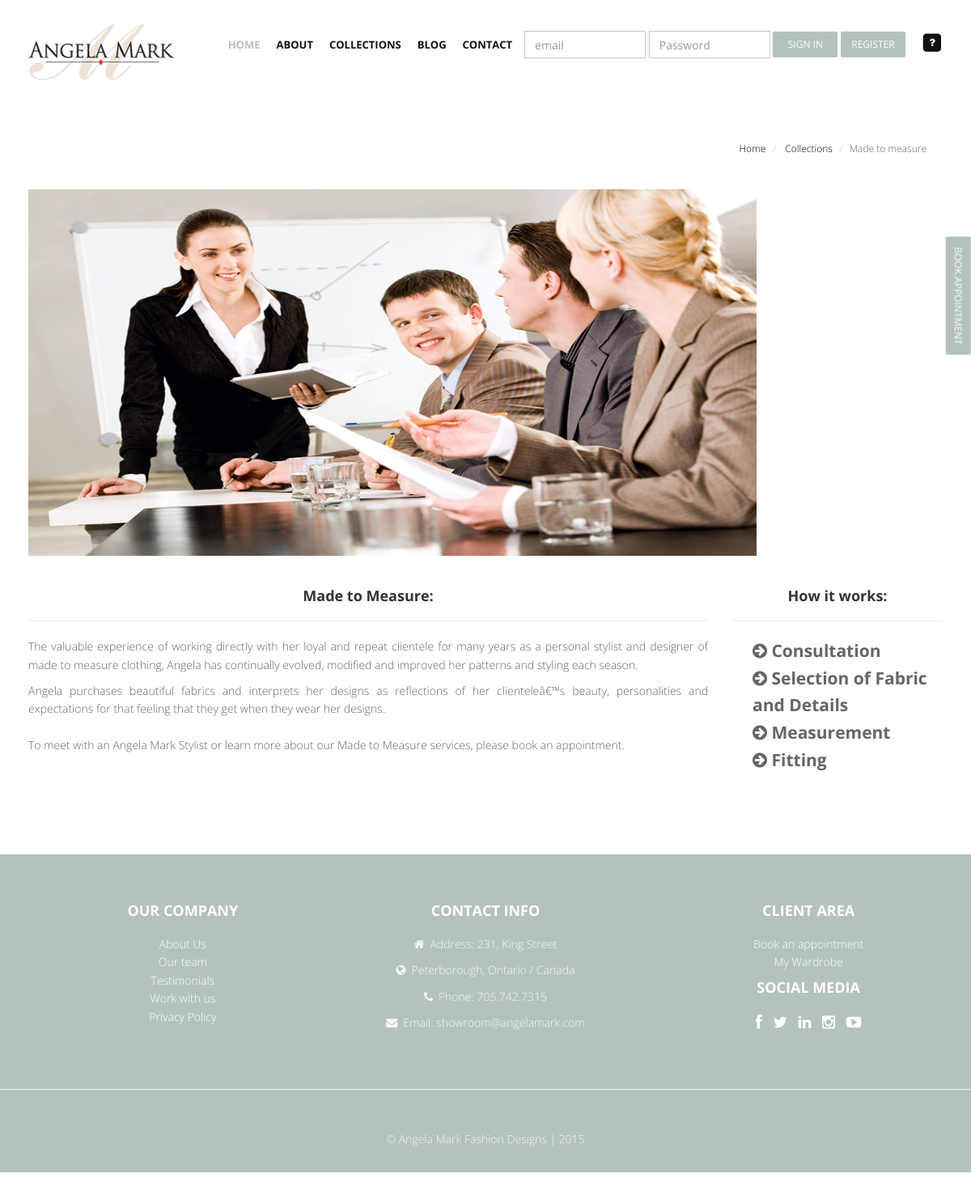
Screenshot of /AngelaFinal/web/pages/madeToMeasure.php with the database file from the repository.
### tables this page shows
CREATE TABLE IF NOT EXISTS `logos` (
  `id` int(10) unsigned NOT NULL,
  `path` varchar(200) NOT NULL
);

CREATE TABLE IF NOT EXISTS `pagephotos` (
  `id` int(4) NOT NULL,
  `path` varchar(200) NOT NULL,
  `pageId` int(4) DEFAULT NULL,
  `date` timestamp NOT NULL DEFAULT CURRENT_TIMESTAMP,
  `active` int(1) NOT NULL,
  `subtitle` varchar(80) DEFAULT NULL,
  `description` varchar(200) DEFAULT NULL
);

CREATE TABLE IF NOT EXISTS `pagecontent` (
  `id` int(10) unsigned NOT NULL,
  `pageID` int(11) NOT NULL,
  `variable` varchar(30) NOT NULL,
  `content` longtext NOT NULL
);

### AngelaFinal/src/Session.php (called while the page is built, shortened)
<?php
	class Session{
		private $loggedIn = false;
		public function isLoggedIn(){
			return $this->loggedIn;
		}
		private function checkLogin(){
			if (isset($_SESSION['userID'])){
				$this->userID = $_SESSION['userID'];
				$this->loggedIn = true;
			}else{
				$this->loggedIn = false;
			}
		}
	}
?>

### AngelaFinal/src/factories/factoryDAOPdo.php (called while the page is built, shortened)
<?php
	require_once DIR_PDO.'managementPhotosDAOPdo.php';
	require_once DIR_PDO.'managementContentDAOPdo.php';
class FactoryDAOPdo implements FactoryDAO {
	private static $instance = null;
	public static function getInstance() {
		if (self::$instance == null) {
			self::$instance = new FactoryDAOPdo();
		}
		return self::$instance;
	}
	public function createManagementPhotosPersistence() {
		return new ManagementPhotosDAOPdo();
	}
	public function createManagementContentPersistence() {
		return new ManagementContentDAOPdo();
	}
}
?>

### AngelaFinal/src/controllers/managementContentController.php (called while the page is built, shortened)
<?php
	require_once DIR_FAC.'factoryDAOPdo.php';
class ManagementContentController {
	private $persistenceManagement;
	public function __construct() {
		$this->factory = FactoryDAOPdo::getInstance();
		$this->persistenceManagement = $this->factory->createManagementContentPersistence();
	}
	public function searchContent($param,$value,$type){
		$result = $this->persistenceManagement->searchContent($param,$value,$type);
		return $result;
	}
	public function searchLogo(){
		$result = $this->persistenceManagement->searchLogo();
		return $result;
	}
}
 ?>

### AngelaFinal/src/views/managementContentView.php (called while the page is built, shortened)
<?php
	require_once DIR_MOD.'managementContent.php';
	require_once DIR_CON.'managementContentController.php';
class ManagementContentView{
	private $managementContentController;
	function __construct() {
		$this->managementContentController = new ManagementContentController();
	}
	public function searchContent($param,$value,$type) {
		$result = $this->managementContentController->searchContent($param,$value,$type);
		return $result;
	}
	public function searchLogo(){
		$result = $this->managementContentController->searchLogo();
		return $result;
	}
}
 ?>

### AngelaFinal/src/persistenceDAOPdo/managementContentDAOPdo.php (called while the page is built, shortened)
<?php
	require_once DIR_MOD.'managementContent.php';
class ManagementContentDAOPdo implements ManagementContentDAO {
	public function searchContent($param,$value,$type){
		$className = 'ConnectionDAOPdo';
		$con = $className::getConnection();
		$query = 'SELECT * FROM pagecontent Where '.$param.' = '.$value;
		$stmt = $con->prepare($query);
		$stmt->execute();
		$result = $stmt->fetchAll();
		$managementsList = new ArrayObject();
		foreach ($result as $row) {
			$management = new ManagementContent();
			$management->setIdContent($row['id']);
			$management->setPageIdContent($row['pageID']);
			$management->setVariable($row['variable']);
			$management->setContent($row['content']);
			$managementsList->append($management);
		}
		if($type==1){
			return $management;
		}elseif($type==2){
			return $managementsList;
		}
	}
	public function searchLogo() {
		$className = 'ConnectionDAOPdo';
		$con = $className::getConnection();
		$query = 'SELECT * FROM logos Where id = 1';
		$stmt = $con->prepare($query);
		$stmt->execute();
		$result = $stmt->fetchAll();
		$management = '';
		foreach ($result as $row) {
			$management = new ManagementContent();
			$management->setIdLogo($row['id']);
			$management->setLogo($row['path']);
		}
		return $management;
	}
}
?>

### AngelaFinal/src/models/managementContent.php (called while the page is built, shortened)
<?php
class ManagementContent{
	private $content;
	private $logo;
	function getContent(){
		return $this->content;
	}
	function setContent($content){
		$this->content=$content;
	}
	function getLogo(){
		return $this->logo;
	}
	function setLogo($logo){
		$this->logo=$logo;
	}
}

### AngelaFinal/src/controllers/managementPhotosController.php (called while the page is built, shortened)
<?php
	require_once DIR_FAC.'factoryDAOPdo.php';
class ManagementPhotosController {
	private $persistenceManagement;
	public function __construct() {
		$this->factory = FactoryDAOPdo::getInstance();
		$this->persistenceManagement = $this->factory->createManagementPhotosPersistence();
	}
	public function searchPhotos($param,$value,$type){
		$result = $this->persistenceManagement->searchPhotos($param,$value,$type);
		return $result;
	}
}
 ?>

### AngelaFinal/src/views/managementPhotosView.php (called while the page is built, shortened)
<?php
	require_once DIR_MOD.'managementPhotos.php';
	require_once DIR_CON.'managementPhotosController.php';
class ManagementPhotosView{
	private $managementPhotosController;
	function __construct() {
		$this->managementPhotosController = new ManagementPhotosController();
	}
	public function searchPhotos($param,$value,$type) {
		$result = $this->managementPhotosController->searchPhotos($param,$value,$type);
		return $result;
	}
}
 ?>

### AngelaFinal/src/persistenceDAOPdo/managementPhotosDAOPdo.php (called while the page is built, shortened)
<?php
	require_once DIR_MOD.'managementPhotos.php';
class ManagementPhotosDAOPdo implements ManagementPhotosDAO {
	public function searchPhotos($param,$value,$type) {
		$className = 'ConnectionDAOPdo';
		$con = $className::getConnection();
		$query = 'SELECT * FROM pagephotos Where '.$param.' = '.$value;
		$stmt = $con->prepare($query);
		$stmt->execute();
		$result = $stmt->fetchAll();
		$management = '';
		$managementsList = new ArrayObject();
		foreach ($result as $row) {
			$management = new ManagementPhotos();
			$management->setIdPhoto($row['id']);
			$management->setPathPhoto($row['path']);
			$management->setPageIdPhoto($row['pageId']);
			$management->setDates($row['date']);
			$management->setActive($row['active']);
			$management->setSubtitle($row['subtitle']);
			$management->setDescription($row['description']);
			$managementsList->append($management);
		}
		if($type==1){
			return $management;
		}elseif($type==2){
			return $managementsList;
		}
	}
}
?>

### AngelaFinal/src/models/managementPhotos.php (called while the page is built, shortened)
<?php
class ManagementPhotos{
	private $pathPhoto;
	function getPathPhoto(){
		return $this->pathPhoto;
	}
	function setPathPhoto($pathPhoto){
		$this->pathPhoto=$pathPhoto;
	}
}
?>

### AngelaFinal/web/pages/madeToMeasure.php (the view, shortened to what this page needs)
<?php
	require_once('../../src/Session.php');
	require_once (DIR_VIE.'managementPhotosView.php');
	require_once (DIR_VIE.'managementContentView.php');
	$manegementPhotosView = new ManagementPhotosView();
	$managementContentView = new ManagementContentView();
    $pageId = '4';
    $pageId2 = '8';
	$managementPhotos = $manegementPhotosView->searchPhotos('pageId',$pageId,'1');
	$managementContent = $managementContentView->searchContent('pageId',$pageId,'1');
    $managementContent2 = $managementContentView->searchContent('pageId',$pageId2,'1');
	$session = new Session();
?>
<html lang="en">
<head>
	<?php include( DIR_LAY.'headPages.php');?>
<link href="<?php echo DIR_AST; ?>css/one-page-wonder.css" rel="stylesheet">
</head>
<body>
	<div id="wrapper">
		<?php
		if($session->isLoggedIn()){
            if ($_SESSION['role']==2){
                include (DIR_LAY.'headerUserPages.php') ;
            }elseif($_SESSION['role']==1){
                include( DIR_LAY.'headerAdminPages.php') ;
            }elseif($_SESSION['role']==3){
                include( DIR_LAY.'headerStaffPages.php') ;
            }
        }else{
            include( DIR_LAY.'headerPages.php') ;
        }
		?>
<br>
<br>
<br>
<br>
<br>
        <div class="breadcrumbs">
            <div class="container">
                <div class="row">
                    <div class="col-lg-4 col-sm-4">
                    </div>
                    <div class="col-lg-8 col-sm-8">
                        <ol class="breadcrumb pull-right">
                            <li>
                                <a href="../../index.php">Home</a>
                            </li>
                            <li>
                                <a href="#">Collections</a>
                            </li>
                            <li class="./web/pages/madeToMeasure.php">Made to measure</li>
                        </ol>
                    </div>
                </div>
            </div>
        </div>
        <div class="container">
            <div class="row">
                <div class="col-md-12">
                    <div class="pf-img">
                        <img class="img-responsive" src="../../<?php echo $managementPhotos->getPathPhoto(); ?>" >
                    </div>
                </div>
            </div>
        </div>
        <div class="container">
            <div class="row">
                <div class="col-lg-9 ">
                    <?php echo $managementContent->getContent(); ?>
                </div>
                <div class="col-lg-3">
                    <?php echo $managementContent2->getContent(); ?>
                </div>
            </div>
        </div>
     	<?php include( DIR_LAY.'footerPages.php') ?>
</html>

### AngelaFinal/web/layout/headerPages.php (shortened to what this page needs)
<?php
require_once (DIR_VIE.'managementContentView.php');
$layoutManagementContentView = new ManagementContentView();
$logo = $layoutManagementContentView->searchLogo()->getLogo();
$blog = $layoutManagementContentView->searchContent('pageId','11','1')->getContent();
?>
	<header>
        <div class="navbar navbar-default navbar-fixed-top">
            <div class="container">
                <div class="navbar-header">
                    <a class="navbar-brand" href="../../index.php">
						<img src="../../<?php echo $logo; ?>">
					</a>
                </div>
                <div class="navbar-collapse collapse " id="navbar-main">
					<div>
						<button class="btn btn-theme" Style=" transform: rotate(90deg); cursor: pointer; right:-57px; top:0px; margin-top:350px; z-index:999997; position:fixed;" data-direction='left' data-toggle="modal" data-target="#myBook">Book Appointment</button>
					</div>
                    <ul class="nav navbar-nav">
                        <li class="active"><a href="../../index.php">Home</a></li>
                        <li class="dropdown" >
                            <a href="#" id="dropdownactive" class="dropdown-toggle " data-toggle="dropdown" data-hover="dropdown" data-delay="0" data-close-others="false">About <b class=" icon-angle-down"></b></a>
                        </li>
                        <li class="dropdown" >
                            <a href="#" id="dropdownactive" class="dropdown-toggle " data-toggle="dropdown" data-hover="dropdown" data-delay="0" data-close-others="false">Collections <b class=" icon-angle-down"></b></a>
                        </li>
                        <li><a href="<?php echo $blog; ?>" >Blog</a></li>
                        <li><a href="../pages/contact.php">Contact</a></li>
						<li>
							<form class="navbar-form navbar-right"   action="../../src/handlers/userHandler.php?a=login" method="post">
								<div class="form-group" >
									<input type="email" class="form-control" style="width:150px" name="email" required placeholder="email">
								</div>
								<div class="form-group">
									<input type="password" class="form-control" style="width:150px" name="password" required placeholder="Password">
								</div>
								<div class="form-group">
									<button type="submit" style="width:80px" class="btn btn-theme">Sign In</button>
								</div>
								<div class="form-group">
									<div data-toggle="modal" data-target="#myModal">
										<button type="button" style="width:80px" class="btn btn-theme">Register</button>
									</div>
								</div>
							</form>
						</li>
                        <li class="dropdown" >
                            <a href="#" title="Forgot your password?" data-toggle="modal" data-target="#myRecovery">
                                <span class="fa-stack">
                                    <i class="fa fa-square fa-stack-2x"></i>
                                    <i class="fa fa-question fa-stack-1x fa-inverse"></i>
                                </span>
                            </a>
                        </li>
                    </ul>
                </div>
            </div>
        </div>
		</div>

### rows the page displays
logos: path (picture)
pagephotos: path (picture)
pagecontent: content "Made to Measure: The valuable experience of working directly with her loyal and repeat clientele for many years as a personal stylist and designer of made to measure clothing, Angela has continually evolved, modified and improved her patterns and styling each season. Angela purchases beautiful fabrics and interprets her designs as reflections of her clienteleâ€™s beauty, personalities and expectations for that feeling that they get when they wear her designs. To meet with an Angela Mark Stylist or learn more about our Made to Measure services, please book an appointment."
pagecontent: content "How it works: Consultation Selection of Fabric and Details Measurement Fitting"
